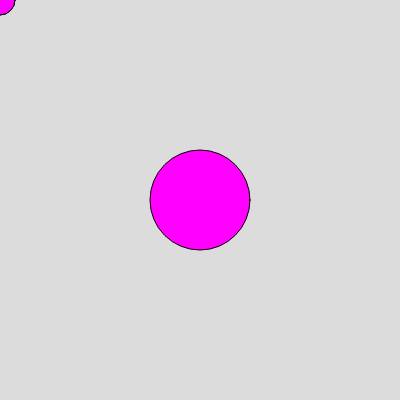
Frame 1 (no input)
Frame 60 (no input): identical to frame 1, image omitted
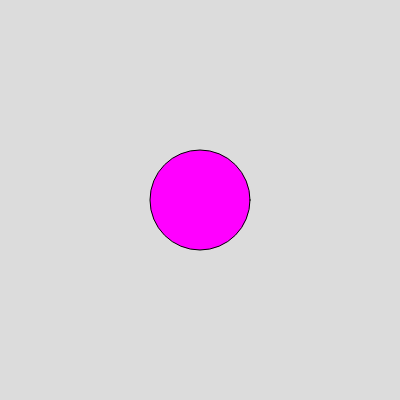
Frame 120 (the mouse pressed at the canvas centre since frame 60)

The p5.js sketch that drew these frames (run headless with seeded random() and noise() and a simulated clock; from frame 60 on, the mouse is pressed at the canvas centre):

// p5.js sketch
// ── sketch.js
// Coordinate Systems and User Events
// Peyton Salzsauler
// September 10, 2025
// A first look at Interactive Programs with p5.js
//
function setup() { // runs once at the start
  createCanvas(400, 400);
  print(windowWidth, windowHeight, width, height);
}

function draw() { // runs over and over 
                  // targeting 60 fps
  // strive to keep draw() clean and tidy
  background(220);
  fill(0,255,0);
  //   R  G  B
  circle(mouseX,mouseY, 30);
  drawTwoCircles();
}
function drawTwoCircles(){ // [ALT][SHIFT][F]-> Autoformat
  // draws two circles one at a fixed location
  // and one at the mouse location

  // draw order:
  // the later a thing is "drawn" (further down in draw())
  // The higher it is in the draw stack


  fill(255,0,255); // colours are a bit like picking up a marker or filling a paint brush with paint
  //   R  G   B
  circle(mouseX, mouseY, 30);

  circle(width/2, height/2, 100);
}
